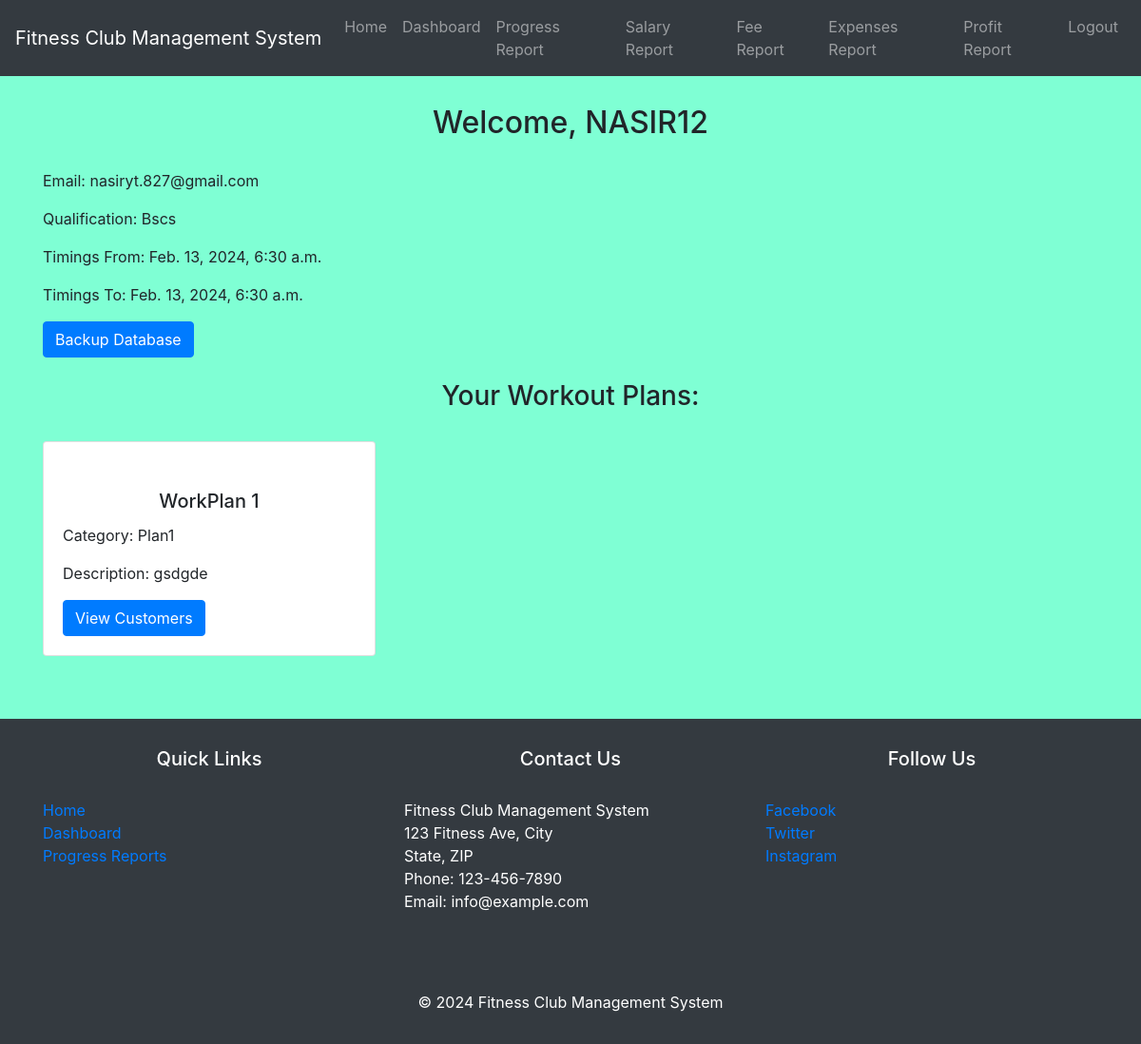
The page /dashboard/ (signed in) on the database its author committed.
### myapp/models.py (models this page shows, shortened)
class Instructor(models.Model):
    instructor_id = models.AutoField(primary_key=True)
    username = models.CharField(max_length=150, unique=True)
    email = models.EmailField(max_length=150, unique=True, default='example@example.com')
    password = models.CharField(max_length=128)
    name = models.CharField(max_length=100)
    qualification = models.CharField(max_length=100)
    timings_from = models.DateTimeField()
    timings_to = models.DateTimeField()

class WorkoutPlan(models.Model):
    workout_id = models.AutoField(primary_key=True)
    name = models.CharField(max_length=100)
    category = models.CharField(max_length=100)
    description = models.TextField()
    instructor = models.ForeignKey(Instructor, on_delete=models.CASCADE)

### myapp/views.py (the view)
# urls.py: path('dashboard/', views.instructor_dashboard, name='instructor_dashboard'),
def instructor_dashboard(request):
    instructor_id = request.session.get('instructor_id')
    if instructor_id:
        try:
            instructor = Instructor.objects.get(pk=instructor_id)
            workout_plans = WorkoutPlan.objects.filter(instructor=instructor)
            customers = Customer.objects.filter(workout_plan__in=workout_plans)
            return render(request, 'dashboard.html', {'instructor': instructor, 'workout_plans': workout_plans, 'customers': customers})
        except Instructor.DoesNotExist:
            return redirect('login')
    else:
        return redirect('login')

### myapp/templates/dashboard.html (shortened to what this page needs)
{% extends 'base.html' %}
{% block content %}
<div class="container">
    <h2>Welcome, {{ instructor.name }}</h2>
    <p>Email: {{ instructor.email }}</p>
    <p>Qualification: {{ instructor.qualification }}</p>
    <p>Timings From: {{ instructor.timings_from }}</p>
    <p>Timings To: {{ instructor.timings_to }}</p>
    <form action="{% url 'backup_database' %}" method="post">
        <button type="submit" class="btn btn-primary">Backup Database</button>
    </form>
    <h3 class="mt-4">Your Workout Plans:</h3>
    <div class="row mt-3">
        {% for workout_plan in workout_plans %}
        <div class="col-md-4">
            <div class="card mb-3">
                <div class="card-body">
                    <h5 class="card-title">{{ workout_plan.name }}</h5>
                    <p class="card-text">Category: {{ workout_plan.category }}</p>
                    <p class="card-text">Description: {{ workout_plan.description }}</p>
                    <a href="{% url 'customer_view' workout_plan.workout_id %}" class="btn btn-primary">View Customers</a>
                </div>
            </div>
        </div>
        {% empty %}
        <div class="col-md-12">
            <p>No workout plans available.</p>
        </div>
        {% endfor %}
    </div>
</div>
{% endblock %}

### rows shown on the page
Instructor: name "NASIR12", email "nasiryt.827@gmail.com", qualification "Bscs", timings_from "Feb. 13, 2024, 6:30 a.m.", timings_to "Feb. 13, 2024, 6:30 a.m."
WorkoutPlan: name "WorkPlan 1", category "Plan1", description "gsdgde"
